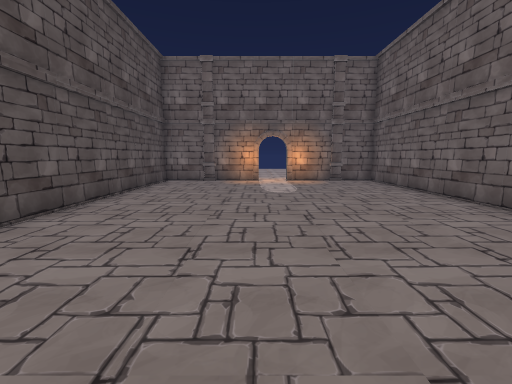
[1] (above)

16 first-person views from a walk through a Unity game level. The camera is 1.2 m above the floor, tilts 8° down and sees 90° across. The floor is counted in squares, 1 m on a side. Each view is taken from the middle of a square. On the plan, view 1 faces up. The plan holds only what a view shows up to about 12 squares ahead; the rest is blank. The place goes on beyond the plan. The player is left out. Door leaves are left out, so doorways stand open.

[2]
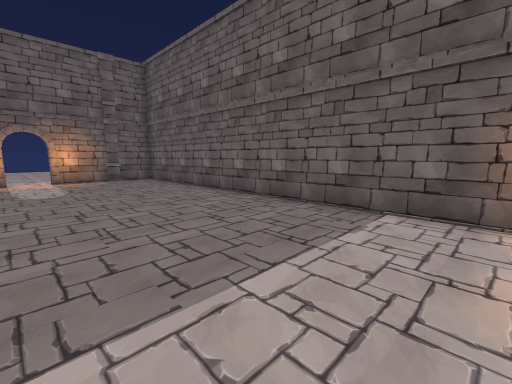

[3]
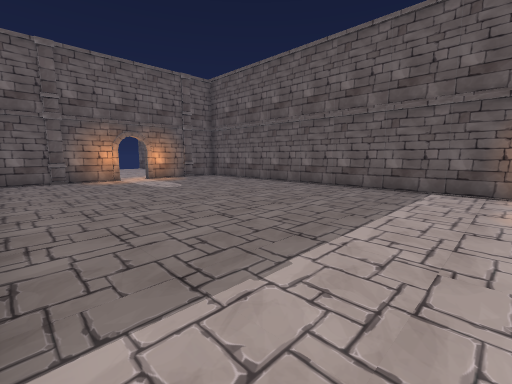

[4]
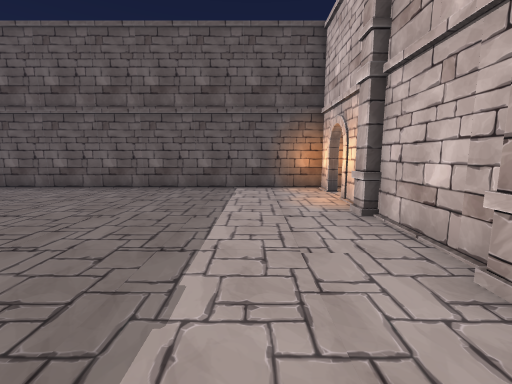

[5]
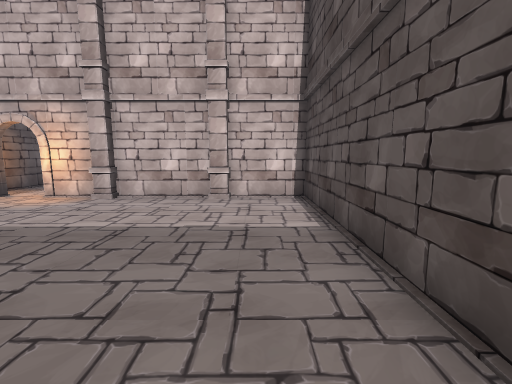

[6]
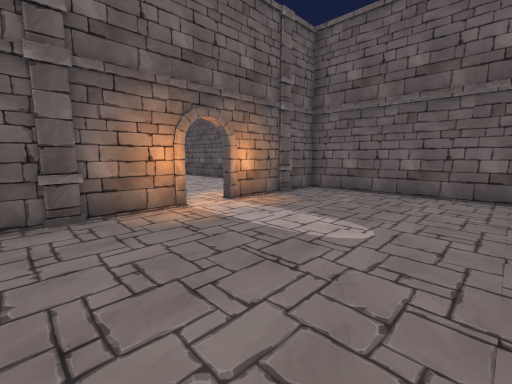

[7]
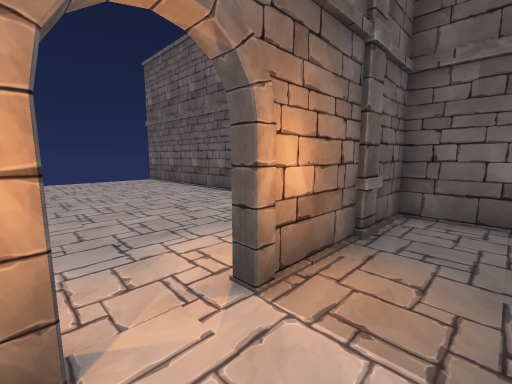

[8]
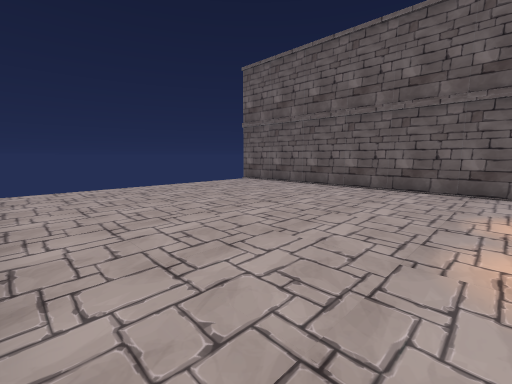

[9]
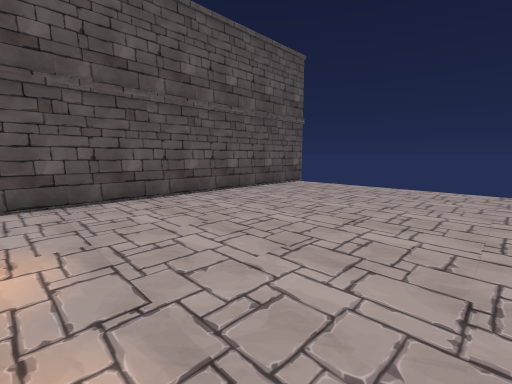

[10]
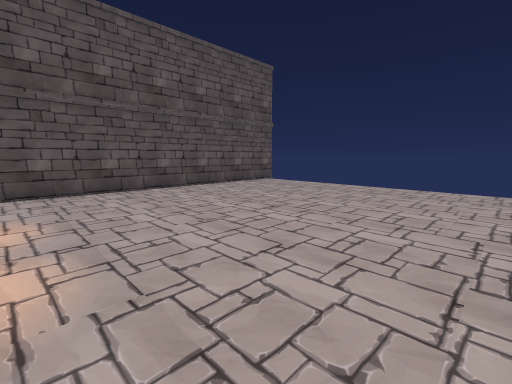

[11]
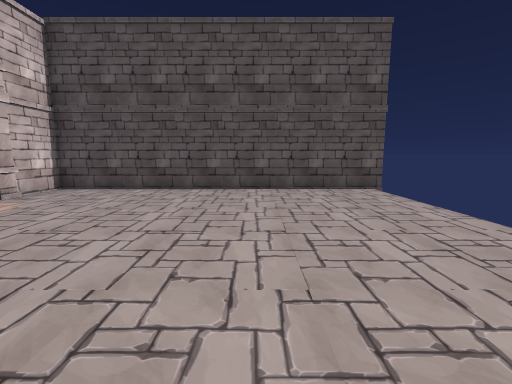

[12]
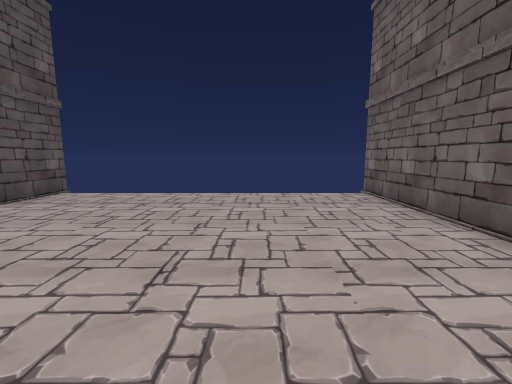

[13]
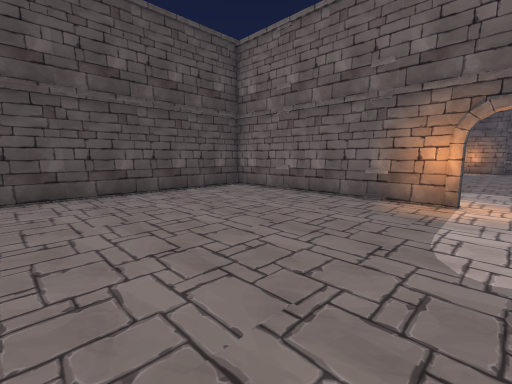

[14]
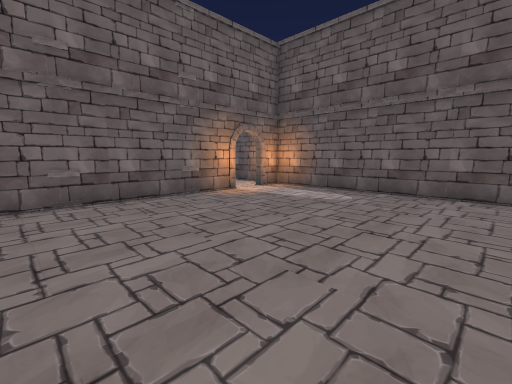

[15]
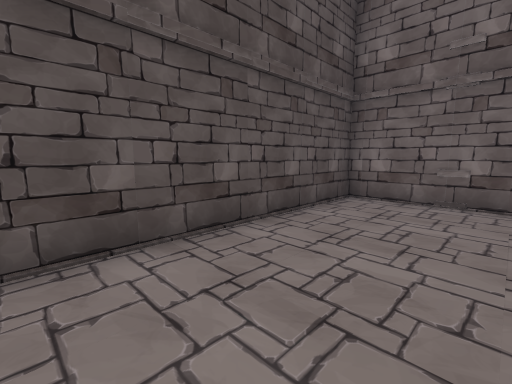

[16]
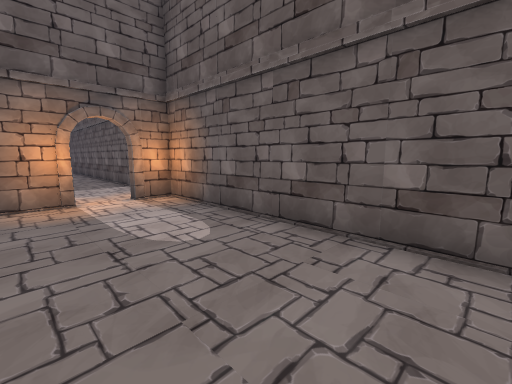

### Floor plan
Points are (right, up) in squares from view 1. A wall is a line through its corners. A room is listed if a view was taken in it or the views show most of it. See-through windows are left out.
Room 1 (views 1, 2, 3, 4, 5, 6, 7)
walls: (0.2, 12.6) (-4.1, 12.6); (-4.4, 12.2) (-4.4, -2.9); (-4.5, -2.5) (0.5, -2.5); (5.7, -2) (5.7, 13.6); (5.8, 12.6) (1.4, 12.6)
ways out: open door at (0.9, 13.1) to room 2; open door at (4, -2) to room 3
objects: pillar (-2, -3) to (-2, -2); pillar (-2, 13); pillar (4, 13)
Room 2 (views 8, 9, 10, 11, 12)
walls: (-4.4, 24.8) (-4.4, 12.8) (-2.6, 12.8); (5.7, 13.6) (5.7, 24.8)
ways out: open door at (0.9, 13.1) to room 1
Room 3 (views 13, 14, 15, 16)
walls: (0.6, -2.7) (-1.6, -2.7); (-2.4, -2.7) (-4.5, -2.7); (3.2, -2.7) (2.4, -2.7); (-4.4, -2.9) (-4.4, -10.1); (5.7, -10.1) (5.7, -2); (5.8, -2.7) (4.5, -2.7)
ways out: open door at (4, -2) to room 1
objects: pillar (1, -3) to (2, -2)

Where each view was taken, in squares from view 1:
view 1: 0 up, 0 right, facing up
view 2: 1 down, 0 right, facing up-right
view 3: 1 down, 4 left, facing up-right
view 4: 0 up, 4 left, facing right
view 5: 5 up, 3 left, facing down
view 6: 7 up, 3 left, facing up-right
view 7: 11 up, 0 right, facing up-right
view 8: 14 up, 4 left, facing up-right
view 9: 14 up, 3 right, facing up-left
view 10: 14 up, 5 right, facing up-left
view 11: 20 up, 5 right, facing left
view 12: 16 up, 2 right, facing up
view 13: 10 down, 4 right, facing up-left
view 14: 10 down, 3 left, facing up-right
view 15: 10 down, 1 left, facing up-left
view 16: 10 down, 2 right, facing up-right
